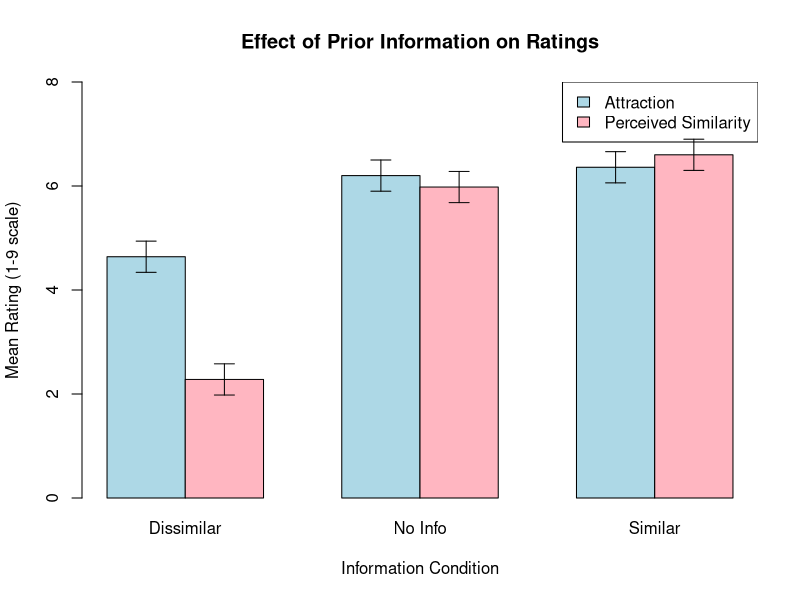

This chart was generated by the following R code:
## ---- chunk 1
# Using base R instead of tidyverse
library(knitr)

# Create the data from Table 3
group <- rep(c("dissimilar", "no_info", "similar"), each = 2)
measure <- rep(c("attraction", "similarity"), 3)
n <- c(39, 39, 43, 43, 40, 40)
mean <- c(4.64, 2.28, 6.20, 5.98, 6.36, 6.60)
sd <- c(1.33, 1.15, 1.38, 1.52, 1.28, 1.37)

data <- data.frame(
  group = group,
  measure = measure,
  n = n,
  mean = mean,
  sd = sd
)

# Create a nicer display of the data
attraction_data <- data[data$measure == "attraction", ]
similarity_data <- data[data$measure == "similarity", ]

display_table <- data.frame(
  Measure = c("Attraction Ratings", "Perceived Similarity Ratings"),
  n_dissimilar = c(attraction_data$n[attraction_data$group == "dissimilar"],
                   similarity_data$n[similarity_data$group == "dissimilar"]),
  mean_dissimilar = c(attraction_data$mean[attraction_data$group == "dissimilar"],
                      similarity_data$mean[similarity_data$group == "dissimilar"]),
  sd_dissimilar = c(attraction_data$sd[attraction_data$group == "dissimilar"],
                    similarity_data$sd[similarity_data$group == "dissimilar"]),
  n_no_info = c(attraction_data$n[attraction_data$group == "no_info"],
                similarity_data$n[similarity_data$group == "no_info"]),
  mean_no_info = c(attraction_data$mean[attraction_data$group == "no_info"],
                   similarity_data$mean[similarity_data$group == "no_info"]),
  sd_no_info = c(attraction_data$sd[attraction_data$group == "no_info"],
                 similarity_data$sd[similarity_data$group == "no_info"]),
  n_similar = c(attraction_data$n[attraction_data$group == "similar"],
                similarity_data$n[similarity_data$group == "similar"]),
  mean_similar = c(attraction_data$mean[attraction_data$group == "similar"],
                   similarity_data$mean[similarity_data$group == "similar"]),
  sd_similar = c(attraction_data$sd[attraction_data$group == "similar"],
                 similarity_data$sd[similarity_data$group == "similar"])
)

kable(display_table, caption = "Summary Statistics for Attraction and Similarity Ratings",
      digits = 2, col.names = c("Measure", "n", "Mean", "SD", "n", "Mean", "SD", "n", "Mean", "SD"))
## ---- chunk 2
# Function to perform two-sample t-test
perform_t_test <- function(x1, s1, n1, x2, s2, n2, 
                          alternative = "two.sided") {
  # Calculate standard error of difference
  se_diff <- sqrt(s1^2/n1 + s2^2/n2)
  
  # Calculate t-statistic
  t_stat <- (x1 - x2) / se_diff
  
  # Calculate degrees of freedom (using conservative approach)
  df <- min(n1 - 1, n2 - 1)
  
  # Calculate p-value
  p_value <- 2 * pt(-abs(t_stat), df)
  
  # Calculate 95% confidence interval
  t_crit <- qt(0.975, df)
  ci_lower <- (x1 - x2) - t_crit * se_diff
  ci_upper <- (x1 - x2) + t_crit * se_diff
  
  list(t_stat = t_stat, p_value = p_value, df = df,
       ci_lower = ci_lower, ci_upper = ci_upper,
       diff = x1 - x2, se_diff = se_diff)
}

# Test for no info vs similar (attraction)
test_a_i <- perform_t_test(6.20, 1.38, 43, 6.36, 1.28, 40)

cat("No Information vs. Similar (Attraction)\n")
cat("t-statistic:", round(test_a_i$t_stat, 3), "\n")
cat("p-value:", round(test_a_i$p_value, 3), "\n")
cat("95% CI: [", round(test_a_i$ci_lower, 2), ",", round(test_a_i$ci_upper, 2), "]\n")
## ---- chunk 3
# Test for no info vs dissimilar (attraction)
test_a_ii <- perform_t_test(6.20, 1.38, 43, 4.64, 1.33, 39)

cat("No Information vs. Dissimilar (Attraction)\n")
cat("t-statistic:", round(test_a_ii$t_stat, 3), "\n")
cat("p-value:", format(test_a_ii$p_value, scientific = TRUE), "\n")
cat("95% CI: [", round(test_a_ii$ci_lower, 2), ",", round(test_a_ii$ci_upper, 2), "]\n")
## ---- chunk 4
# Test for no info vs similar (similarity)
test_b_i <- perform_t_test(5.98, 1.52, 43, 6.60, 1.37, 40)

cat("No Information vs. Similar (Perceived Similarity)\n")
cat("t-statistic:", round(test_b_i$t_stat, 3), "\n")
cat("p-value:", round(test_b_i$p_value, 3), "\n")
cat("95% CI: [", round(test_b_i$ci_lower, 2), ",", round(test_b_i$ci_upper, 2), "]\n")
## ---- chunk 5
# Test for no info vs dissimilar (similarity)
test_b_ii <- perform_t_test(5.98, 1.52, 43, 2.28, 1.15, 39)

cat("No Information vs. Dissimilar (Perceived Similarity)\n")
cat("t-statistic:", round(test_b_ii$t_stat, 3), "\n")
cat("p-value:", format(test_b_ii$p_value, scientific = TRUE), "\n")
cat("95% CI: [", round(test_b_ii$ci_lower, 2), ",", round(test_b_ii$ci_upper, 2), "]\n")
## ---- chunk 6
# Create summary table of differences
differences <- data.frame(
  Comparison = c("(a)(i) Attraction: No Info vs Similar",
                 "(a)(ii) Attraction: No Info vs Dissimilar",
                 "(b)(i) Similarity: No Info vs Similar",
                 "(b)(ii) Similarity: No Info vs Dissimilar"),
  Difference = c(test_a_i$diff, test_a_ii$diff, test_b_i$diff, test_b_ii$diff),
  CI_Lower = c(test_a_i$ci_lower, test_a_ii$ci_lower, 
               test_b_i$ci_lower, test_b_ii$ci_lower),
  CI_Upper = c(test_a_i$ci_upper, test_a_ii$ci_upper, 
               test_b_i$ci_upper, test_b_ii$ci_upper)
)

kable(differences, digits = 2, 
      caption = "Estimated Differences and 95% Confidence Intervals",
      col.names = c("Comparison", "Difference", "95% CI Lower", "95% CI Upper"))
## ---- chunk 7
# Create visualization using base R
par(mfrow = c(1, 1))
barplot_data <- matrix(c(4.64, 6.20, 6.36, 2.28, 5.98, 6.60), 
                      nrow = 2, byrow = TRUE)
colnames(barplot_data) <- c("Dissimilar", "No Info", "Similar")
rownames(barplot_data) <- c("Attraction", "Perceived Similarity")

# Create barplot
bp <- barplot(barplot_data, beside = TRUE, 
              col = c("lightblue", "lightpink"),
              main = "Effect of Prior Information on Ratings",
              xlab = "Information Condition", 
              ylab = "Mean Rating (1-9 scale)",
              ylim = c(0, 8))

# Add legend
legend("topright", legend = rownames(barplot_data), 
       fill = c("lightblue", "lightpink"))

# Add error bars
arrows(bp, barplot_data - 0.3, bp, barplot_data + 0.3, 
       angle = 90, code = 3, length = 0.1)
